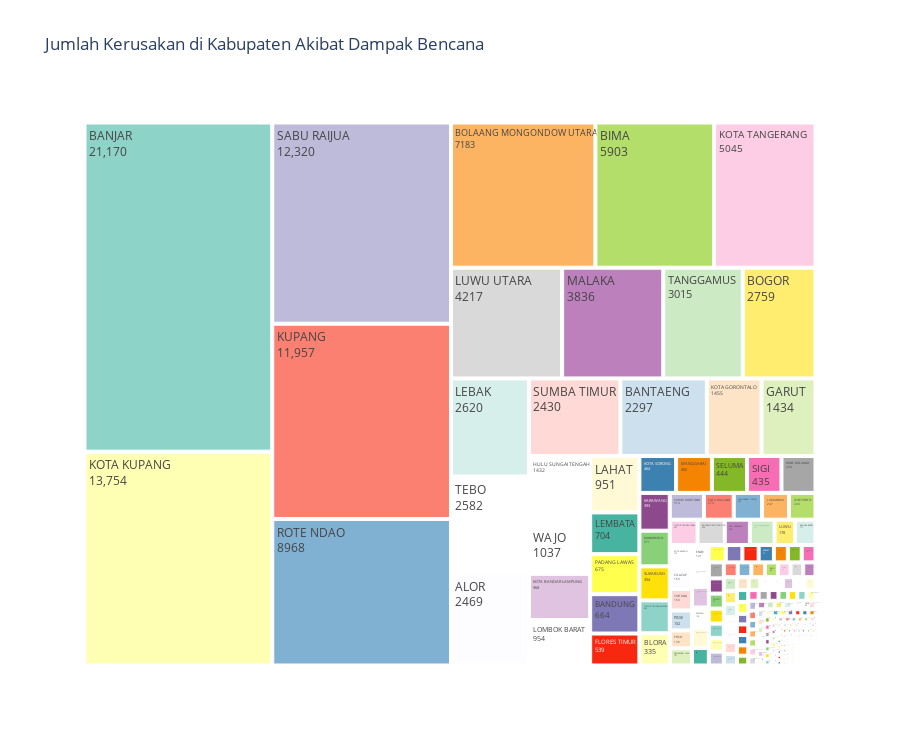

Notebook source saved alongside this figure:
### Code cell
fig = px.treemap(df, path=["Kabupaten"],values="kerusakan", height = 750,
                 title="Jumlah Kerusakan di Kabupaten Akibat Dampak Bencana",
                 color_discrete_sequence = px.colors.qualitative.Set3)

fig.update_traces(textinfo = "label+text+value")
fig.show()

### Figure 1 — Plotly figure (JSON) as saved in the notebook; plotly's stock layout.template omitted (floating-point values rounded to 4 significant figures; data arrays with more than 128 entries replaced by an {"elided": "..."} marker saying what was removed)
{"data": [{"branchvalues": "total", "domain": {"x": [0, 1], "y": [0, 1]}, "hovertemplate": "labels=%{label}<br>kerusakan=%{value}<br>parent=%{parent}<br>id=%{id}<extra></extra>", "ids": {"elided": "426 str values"}, "labels": {"elided": "426 str values"}, "name": "", "parents": {"elided": "426 str values"}, "textinfo": "label+text+value", "type": "treemap", "values": {"elided": "426 int values"}}], "layout": {"height": 750, "legend": {"tracegroupgap": 0}, "title": {"text": "Jumlah Kerusakan di Kabupaten Akibat Dampak Bencana"}, "treemapcolorway": ["rgb(141,211,199)", "rgb(255,255,179)", "rgb(190,186,218)", "rgb(251,128,114)", "rgb(128,177,211)", "rgb(253,180,98)", "rgb(179,222,105)", "rgb(252,205,229)", "rgb(217,217,217)", "rgb(188,128,189)", "rgb(204,235,197)", "rgb(255,237,111)"]}}
